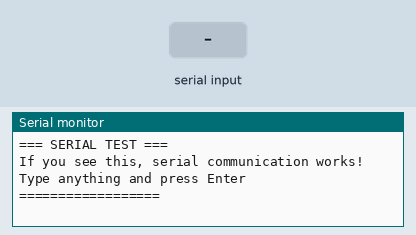
Simulated run of this sketch. Board: Arduino Uno, built with avr-gcc and run on an emulated ATmega328P. On the bench: the last lines printed to the serial monitor. The test bench sets the inputs (shaded band).

Above: at 1.2 s.
1.3 s: "1\n" received over Serial
At 1.9 s:
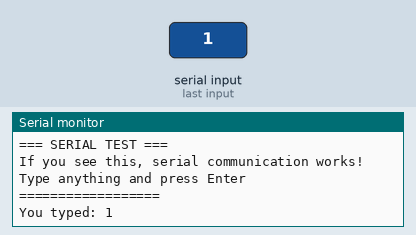
3.5 s: "0\n" received over Serial
At 3.81 s:
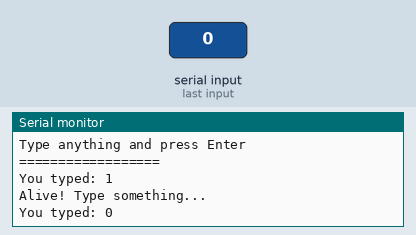
5.0 s: "2\n" received over Serial
At 5.8 s:
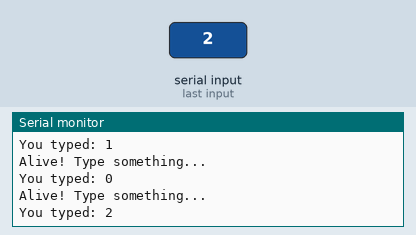

The sketch:

SerialTest.ino
```cpp
/*
 * Simple Serial Test
 * Tests if serial communication is working
 */

void setup() {
  Serial.begin(9600);

  // Wait for serial to be ready
  while (!Serial) {
    ; // Wait for serial port to connect
  }

  Serial.println("=== SERIAL TEST ===");
  Serial.println("If you see this, serial communication works!");
  Serial.println("Type anything and press Enter");
  Serial.println("==================");
}

void loop() {
  // Echo back anything received
  if (Serial.available() > 0) {
    String input = Serial.readStringUntil('\n');
    Serial.print("You typed: ");
    Serial.println(input);
  }

  // Send a message every 2 seconds
  static unsigned long lastTime = 0;
  unsigned long currentTime = millis();

  if (currentTime - lastTime >= 2000) {
    lastTime = currentTime;
    Serial.println("Alive! Type something...");
  }
}
```

Measured:
- after the input at 1.3 s, the serial monitor: prints a new line at once (image 1)
- after the input at 3.5 s, the serial monitor: prints a new line at once (image 2)
- after the input at 5.0 s, the serial monitor: prints a new line at once (image 3)
